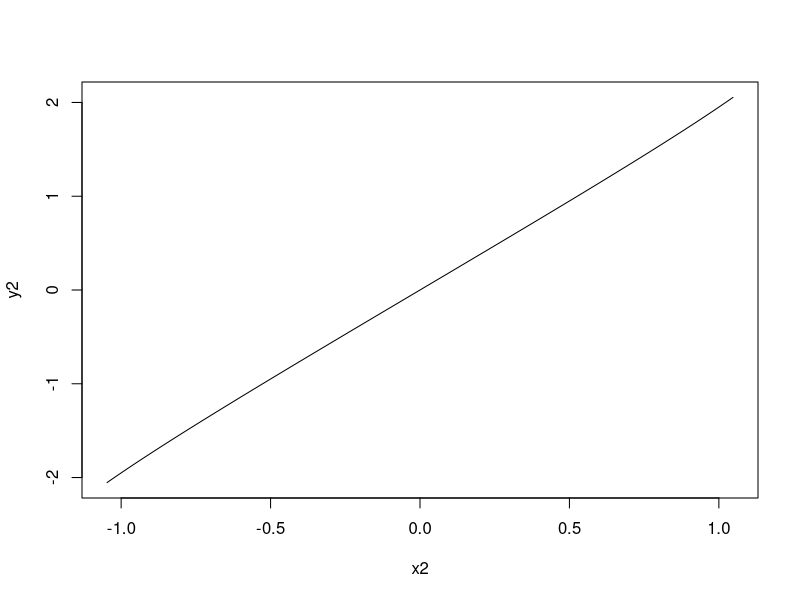

The R source for this figure:

x = (-2):2*pi/6
y = c(qnorm(0.02),qnorm(0.16),qnorm(0.5),-qnorm(0.16),-qnorm(0.02))

model = lm(y ~ x + I(tan(x)))
summary(model)

cf = model$coefficients

x2 = seq(-pi/3,pi/3,length.out=1000)
y2 = cf[2]*x2+cf[3]*tan(x2)

plot(x2,y2,type="l")
